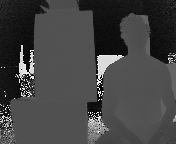
//> input picture project1/src/image_process/distance4.png, 176 x 144 px
$ ./main2   (built with g++ and OpenCV 4)
//> lines starting //> are read from the running program, lines starting //| are printed output that depends on the picture
### project1/src/image_process/merge.h
//Function Declarations
void mergeSort(uchar *numbers,int indices[], int temp[],int temp2[], int array_size);
void m_sort(uchar *numbers,int indices[], int temp[],int temp2[], int left, int right);
void merge(uchar *numbers,int indices[], int temp[],int temp2[], int left, int mid, int right);


void mergeSort(uchar *numbers,int indices[], int temp[],int temp2[], int array_size)
{
  m_sort(numbers,indices, temp,temp2, 0, array_size - 1);
}


void m_sort(uchar *numbers,int indices[], int temp[],int temp2[], int left, int right)
{
  int mid;

  if (right > left)
  {
    mid = (right + left) / 2;
    m_sort(numbers,indices, temp,temp2, left, mid);
    m_sort(numbers,indices, temp,temp2, mid+1, right);

    merge(numbers,indices, temp,temp2, left, mid+1, right);
  }
}

void merge(uchar *numbers,int indices[], int temp[],int temp2[], int left, int mid, int right)
{
  int i, left_end, num_elements, tmp_pos;
 int tempo;//haha
  left_end = mid - 1;
  tmp_pos = left;
  num_elements = right - left + 1;

  while ((left <= left_end) && (mid <= right))
  {
//if (left>25343 || left<0 || mid>25343 || mid<0) {cout<<"first";cin>>tempo;} //haha
    if (int(numbers[left]) <= int(numbers[mid]))
    {
      temp[tmp_pos] = int(numbers[left]);
      temp2[tmp_pos] = indices[left];
      tmp_pos = tmp_pos + 1;
      left = left +1;
    }
    else
    {
      temp[tmp_pos] = int(numbers[mid]);
      temp2[tmp_pos] = indices[mid];

      tmp_pos = tmp_pos + 1;
      mid = mid + 1;
    }
  }

  while (left <= left_end)
  {
//if (left>25343 || left<0) {cout<<"second"<<left;cin>>tempo;} //haha
    temp[tmp_pos] = int(numbers[left]);
    temp2[tmp_pos] = indices[left];
    left = left + 1;
    tmp_pos = tmp_pos + 1;
  }
  while (mid <= right)
  {
//if (mid>25343 || mid<0) {cout<<"third";cin>>tempo;} //haha
    temp[tmp_pos] = int(numbers[mid]);
    temp2[tmp_pos] = indices[mid];
    mid = mid + 1;
    tmp_pos = tmp_pos + 1;
  }

  for (i=0; i < num_elements; i++)
  {
if (right>25343 || right<0) {cout<<"fourth"<<right;cin>>tempo;}
    numbers[right] = (uchar)temp[right];
    indices[right] = temp2[right];
    right = right - 1;
  }
}

### project1/src/image_process/segment.h
#include <iostream>
// [4 lines of commented-out code are left out]
#include <opencv2/imgproc/imgproc.hpp>
#include <opencv2/highgui/highgui.hpp>
using namespace std;
using namespace cv;
typedef unsigned char uchar;
const int imageWidth=176;
const int imageHeight=144;
const int thresh1=5;
const int thresh2=100;
const int thresh3=20;
const int mask=10;
int objects[100][10];
uchar *originalImage;
Mat image2;

void checkPixel(int x,int y,int pixelClass[144][176],int &xmax,int &xmin,int &ymax,int &ymin,int &zmax,int &zmin,int objectNo,int &j2)
{
int xnew,ynew,D=0,j,nd=0;
j2++;
pixelClass[y][x]=objectNo;

//calculate D
for (int iy=y-mask/2;iy<=y+mask/2;iy++)
{
for (int ix=x-mask/2;ix<=x+mask/2;ix++)
{
if (pixelClass[iy][ix]==objectNo) {nd++;D=(D + originalImage[iy*imageWidth+ix]);}
}
}
D=D/nd;

//if(j2%100==0){cout<<"haha"<<x<<" "<<y<<" "<<D<<" "<<j2;cin>>j;}
//imwrite("answer.bmp",image);
if (x>xmax) xmax=x;
if (y>ymax) ymax=y;
if (x<xmin) xmin=x;
if (y<ymin) ymin=y;
if (originalImage[y*imageWidth+x]<zmin) zmin=originalImage[y*imageWidth+x];
if (originalImage[y*imageWidth+x]>zmax) zmax=originalImage[y*imageWidth+x];
//image2.data[3*y*imageWidth+x]=255;//delete
image2.at<Vec3b>(y,x)=(255,255,255);
xnew=x-1;ynew=y;
if (xnew>=0 && pixelClass[ynew][xnew]==0)
    {
     if ( fabs( int(originalImage[ynew*imageWidth+xnew])-D ) <= thresh1 )
	{
         checkPixel(xnew,ynew,pixelClass,xmax,xmin,ymax,ymin,zmax,zmin,objectNo,j2);
	}
    }
xnew=x;ynew=y;
xnew=x;ynew=y-1;
if (ynew>=0 && pixelClass[ynew][xnew]==0)
    {
     if ( fabs( originalImage[ynew*imageWidth+xnew]-D ) <= thresh1 )
	{
         checkPixel(xnew,ynew,pixelClass,xmax,xmin,ymax,ymin,zmax,zmin,objectNo,j2);
	}
    }
xnew=x;ynew=y;
xnew=x+1;ynew=y;
if (xnew<176 && pixelClass[ynew][xnew]==0)
    {
     if ( fabs( originalImage[ynew*imageWidth+xnew]-D ) <= thresh1 )
	{
         checkPixel(xnew,ynew,pixelClass,xmax,xmin,ymax,ymin,zmax,zmin,objectNo,j2);
	}
    }
xnew=x;ynew=y;
xnew=x;ynew=y+1;
if (ynew<144 && pixelClass[ynew][xnew]==0)
    {
     if ( fabs( originalImage[ynew*imageWidth+xnew]-D ) <= thresh1 )
	{
         checkPixel(xnew,ynew,pixelClass,xmax,xmin,ymax,ymin,zmax,zmin,objectNo,j2);
	}
    }

}
//if (ynew<176 && pixelClass[ynew][xnew]==0)

### project1/src/image_process/main2.cpp
#include "segment.h"
#include "merge.h"
#include <cstdlib>
int main()
{
	int arrayTwo[25344],temp2[25344],Npixels=25344;
        uchar numbers[25344];
	int indices[25344];
	int pixelClass[144][176];
	int *temp3;
	uchar *arrayOne;
	temp3 = (int*)pixelClass;

//initialize indices
for (int i=0;i<25344;i++)
{
indices[i]=i;
temp3[i]=0;
}

//read image
Mat image=imread("distance4.png",0);
//> image is the input picture: 144 rows x 176 cols, CV_8UC1; min 0, max 255, mean 67.7
cvtColor(image,image2,CV_GRAY2RGB);
//merge sort pixel depth values
arrayOne = image.data;
originalImage= image.data;

for (int i=0;i<25344;i++)
{
numbers[i]=arrayOne[i];
}
//> after the loop, numbers = 25344 items
mergeSort(numbers,indices,arrayTwo, temp2, 25344);
//> after the loop in merge, `while ((left <= left_end) && (mid <= right))`: tmp_pos = 167; left = 68; mid = 198
//> the loop in merge, `while (left <= left_end)` made 31 passes
//> after the loop in merge, `while (left <= left_end)`: left = 99; tmp_pos = 198
//> after the loop in merge, `for (i=0; i < num_elements; i++)`: right = -1
//> the loop in merge (call 2), `while (mid <= right)` made 1 pass
//> (mid, tmp_pos) on pass 1: (396, 396)
//> the loop in merge (call 2), `for (i=0; i < num_elements; i++)` made 396 passes
//> right on passes 1 to 3: 394, 393, 392

// [8 lines of commented-out code are left out]

int xmax,xmin,ymax,ymin,zmax,zmin,objectNo,j2;
objectNo=1;

//run through pixels considering the closest pixel first (check this)
for (int i=0;i<Npixels;i++)
{
//if pixel is not classified as object yet, seed the pixel
xmax=0;xmin=imageWidth-1;ymax=0;ymin=imageHeight-1;zmax=0;zmin=255,j2=0;

//if (i>25270) {cout<<"man"<<indices[i]/imageWidth<<" "<<indices[i]%imageWidth;cin>>temp2[2];}
   if (pixelClass[indices[i]/imageWidth][indices[i]%imageWidth]==0 && numbers[i]<thresh2 && numbers[i]>thresh3)
       {
	//cout<<objectNo<<" "<<indices[i]%imageWidth<<" "<<indices[i]/imageWidth<<" "<<i;cin>>temp2[2];
	checkPixel(indices[i]%imageWidth,indices[i]/imageWidth,pixelClass,xmax,xmin,ymax,ymin,zmax,zmin,objectNo,j2);

	//Store details of segmented object location,width,hieght and depth of bb
        objects[objectNo][0]=xmin;objects[objectNo][1]=xmax;objects[objectNo][2]=ymin;objects[objectNo][3]=ymax;
        objects[objectNo][4]=zmin;objects[objectNo][5]=zmax;
        if (j2>1500)
	    {
cout<<xmin<<" ";
	     objectNo++;
	     rectangle(image2, cvPoint(xmin,ymin), cvPoint(xmax,ymax), CV_RGB( rand()&255, rand()&255, rand()&255 ), 1);
imwrite("answer.bmp",image2);cin>>temp2[2];
	    }

        }
}
//> this loop made 25344 passes; the answer given on pass 4540: 3
//| 79 0
//> (output is shown up to pass 4562 of 25344)
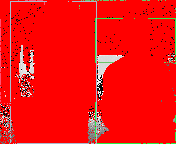
//> image2: 144 rows x 176 cols, CV_8UC3; mean R, G, B 243.6, 15.3, 13.7
imwrite("answer.bmp",image2);

return 0;
}//end main2

$ run again, with project1/src/image_process/distance3.png copied over project1/src/image_process/distance4.png
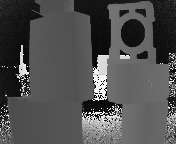
//> input picture project1/src/image_process/distance3.png, 176 x 144 px
//> image is the input picture: 144 rows x 176 cols, CV_8UC1; min 0, max 255, mean 79.7
//> after the loop `for (int i=0;i<25344;i++)`: numbers = 25344 items
//> after the loop in merge, `while ((left <= left_end) && (mid <= right))`: tmp_pos = 159; left = 60; mid = 198
//> the loop in merge, `while (left <= left_end)` made 39 passes
//> after the loop in merge, `while (left <= left_end)`: left = 99; tmp_pos = 198
//> after the loop in merge, `for (i=0; i < num_elements; i++)`: right = -1
//> the loop in merge (call 2), `while (mid <= right)` made 11 passes
//> the loop in merge (call 2), `for (i=0; i < num_elements; i++)` made 396 passes
//> right on passes 1 to 3: 394, 393, 392
//> the loop `for (int i=0;i<Npixels;i++)` made 25344 passes; the answer given on pass 4542: 3
//| 0
//> (output is shown up to pass 4542 of 25344)
//> after the loop `for (int i=0;i<Npixels;i++)`:
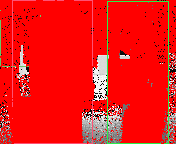
//> image2: 144 rows x 176 cols, CV_8UC3; mean R, G, B 238.2, 22.3, 20

$ run again, with project1/src/image_process/distance5.png copied over project1/src/image_process/distance4.png
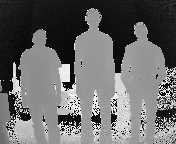
//> input picture project1/src/image_process/distance5.png, 176 x 144 px
//> image is the input picture: 144 rows x 176 cols, CV_8UC1; min 0, max 255, mean 105.7
//> after the loop `for (int i=0;i<25344;i++)`: numbers = 25344 items
//> after the loop in merge, `while ((left <= left_end) && (mid <= right))`: tmp_pos = 195; left = 99; mid = 195
//> after the loop in merge, `while (left <= left_end)`: left = 99; tmp_pos = 195
//> the loop in merge, `while (mid <= right)` made 3 passes
//> after the loop in merge, `while (mid <= right)`: mid = 198
//> after the loop in merge, `for (i=0; i < num_elements; i++)`: right = -1
//> the loop in merge (call 2), `while (left <= left_end)` made 4 passes
//> the loop in merge (call 2), `for (i=0; i < num_elements; i++)` made 396 passes
//> right on passes 1 to 3: 394, 393, 392
//> in m_sort, `m_sort(numbers,indices, temp,temp2, left, mid);`: mid = 12671
//> in m_sort, `m_sort(numbers,indices, temp,temp2, mid+1, right);`: right = 25343
//> indices = 25344 items
//> the loop `for (int i=0;i<Npixels;i++)` made 25344 passes; the answer given on pass 6836: 3
//> (xmax in checkPixel, xmin in checkPixel, xmin in checkPixel (second call), zmin in checkPixel (second call), xmax) on pass 6814: (14, 14, 13, 20, 14)
//> (printed output is left out)
//> after the loop `for (int i=0;i<Npixels;i++)`:
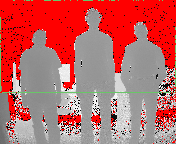
//> image2: 144 rows x 176 cols, CV_8UC3; mean R, G, B 190.4, 99.8, 98.5
